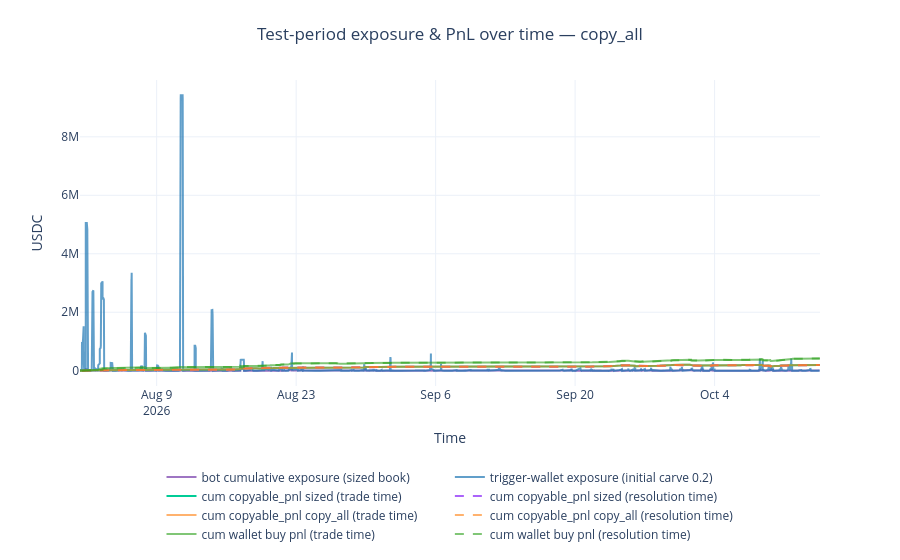

Notebook cell for this chart:
### Markdown cell above
## Test-period exposure & PnL over time

PnL is attributed twice per book: at trade time (`dt`) and at contract resolution time (`last_condition_trade_ts`, resolved contracts only).

The whole stream is already carved by the initial exposure carve (`EXPOSURE_FILTER_FRAC`): candidate BUYs whose per-wallet exposure `position * price` was below the fit-fitted threshold were dropped before metrics / splits.

- **sized**: the headline scheme on the carved candidate test split — run through the budget-aware sim (`qty = alpha_w * copyable_qty_20m_100`, depth-capped by `bucket_avail_copy_qty`).
- **copy_all**: reference = copy every carved candidate BUY at 1x — PnL is the raw `copyable_pnl_20m_100` column over the carved candidate BUYs.
- **wallet buy pnl**: the copy wallets' own realized PnL.

**Exposure** (trigger-wallet reference) is drawn over the same carved book as the sized PnL: exposure = `position * price` on the token, opened when the trade happened (`dt`), closed at contract resolution (`res_ts`).

### Code cell
import plotly.graph_objects as go

test = splits["test"].copy()
test["res_ts"] = pd.to_datetime(test["last_condition_trade_ts"], utc=True, errors="coerce")
test["copy_all_pnl"] = test[PNL_COL]
test["wallet_buy_pnl"] = test["pnl"]

# Sized book = the headline scheme on the candidate test split — the whole
# stream is already carved by the initial exposure carve (EXPOSURE_FILTER_FRAC).
book = splits["test"].copy()
book["res_ts"] = pd.to_datetime(book["last_condition_trade_ts"], utc=True, errors="coerce")
alpha_map = schemes[best_name][1]
book["alpha_w"] = book["wallet"].map(alpha_map).fillna(1.0)

# Run sim to get the taken mask — exposure/qty must respect the budget
res = run_sim(book, alpha_map, pnl_col=PNL_COL, qty_col=QTY_COL,
              group_col="token_group", group_budget=EXPOSURE_BUDGET)
taken_idx = set(res["taken"].values)
book["taken"] = book.index.isin(taken_idx)
book["qty"] = np.clip(book["alpha_w"] * book[QTY_COL], 0.0, book["bucket_avail_copy_qty"])
book["copy_pnl"] = np.where(
    book["taken"],
    book[PNL_COL] / book[QTY_COL].replace(0, np.nan) * book["qty"],
    0.0,
)

print(f"carved book (initial carve {EXPOSURE_FILTER_FRAC:g}): {len(book):,} trades  "
      f"taken {int(book["taken"].sum()):,}  "
      f"sim PnL: {book.loc[book["taken"], "copy_pnl"].sum():,.0f}")

window_end = test["dt"].max()
resolved = test["res_ts"] <= window_end
print(
    f"test trades: {len(test):,}  contracts: {test["condition_id"].nunique():,}  "
    f"resolved by {window_end:%Y-%m-%d}: {int(resolved.sum()):,} trades "
    f"({test.loc[resolved, "condition_id"].nunique():,} contracts)"
)
print(
    f"copy_all {PNL_COL} sum: {test[PNL_COL].sum():,.0f}  "
    f"wallet pnl sum: {test["wallet_buy_pnl"].sum():,.0f}  "
    f"sized sim copy_pnl sum: {book.loc[book["taken"], "copy_pnl"].sum():,.0f}"
)

# Exposure (trigger-wallet reference): the initial-carved book, exposure =
# position * price (EXPOSURE_EXP_COL), opened when the trade happened (dt),
# closed at contract resolution (res_ts, resolved contracts only).
ca_resolved = book["res_ts"] <= window_end
ca_ev = pd.DataFrame({
    "ev_dt": book["dt"],
    "exposure_delta": book[EXPOSURE_EXP_COL],
})
ca_cl = pd.DataFrame({
    "ev_dt": book.loc[ca_resolved, "res_ts"],
    "exposure_delta": -book.loc[ca_resolved, EXPOSURE_EXP_COL],
})
exposure_events = (
    pd.concat([ca_ev, ca_cl], ignore_index=True)
    .sort_values("ev_dt")
    .reset_index(drop=True)
)
exposure_events["exposure"] = exposure_events["exposure_delta"].cumsum()


# Bot cumulative exposure: the sized position on each token (taken qty * price),
# opened at dt, closed at contract resolution (res_ts, resolved contracts only).
bt_resolved = book["taken"] & (book["res_ts"] <= window_end)
bt_ev = pd.DataFrame({
    "ev_dt": book.loc[book["taken"], "dt"],
    "exposure_delta": book.loc[book["taken"], "qty"] * book.loc[book["taken"], "price"],
})
bt_cl = pd.DataFrame({
    "ev_dt": book.loc[bt_resolved, "res_ts"],
    "exposure_delta": -(book.loc[bt_resolved, "qty"] * book.loc[bt_resolved, "price"]),
})
bot_events = (
    pd.concat([bt_ev, bt_cl], ignore_index=True)
    .sort_values("ev_dt")
    .reset_index(drop=True)
)
bot_events["exposure"] = bot_events["exposure_delta"].cumsum()

def _cum_pnl(df, dt_col, pnl_col):
    d = df[[dt_col, pnl_col]].rename(columns={dt_col: "ev_dt", pnl_col: "pnl"})
    d = d.sort_values("ev_dt").reset_index(drop=True)
    d["cum_pnl"] = d["pnl"].cumsum()
    return d

pnl_trade = _cum_pnl(book, "dt", "copy_pnl")
pnl_res = _cum_pnl(book, "res_ts", "copy_pnl")
pnl_copy_all_trade = _cum_pnl(test, "dt", "copy_all_pnl")
pnl_copy_all_res = _cum_pnl(test, "res_ts", "copy_all_pnl")
pnl_wallet_trade = _cum_pnl(test, "dt", "wallet_buy_pnl")
pnl_wallet_res = _cum_pnl(test, "res_ts", "wallet_buy_pnl")

fig = go.Figure()
fig.add_trace(go.Scatter(x=bot_events["ev_dt"], y=bot_events["exposure"], mode="lines",
    name="bot cumulative exposure (sized book)", line=dict(color="rgba(148,103,189,0.9)")))
fig.add_trace(go.Scatter(x=exposure_events["ev_dt"], y=exposure_events["exposure"], mode="lines",
    name=f"trigger-wallet exposure (initial carve {EXPOSURE_FILTER_FRAC:g})", line=dict(color="rgba(31,119,180,0.7)")))
fig.add_trace(go.Scatter(
    x=pnl_trade["ev_dt"], y=pnl_trade["cum_pnl"], mode="lines",
    name=f"cum {PNL_COL} sized (trade time)",
))
fig.add_trace(go.Scatter(
    x=pnl_res["ev_dt"], y=pnl_res["cum_pnl"], mode="lines", line=dict(dash="dash"),
    name=f"cum {PNL_COL} sized (resolution time)",
))
fig.add_trace(go.Scatter(
    x=pnl_copy_all_trade["ev_dt"], y=pnl_copy_all_trade["cum_pnl"], mode="lines",
    name=f"cum {PNL_COL} copy_all (trade time)", line=dict(color="rgba(255,127,14,0.6)"),
))
fig.add_trace(go.Scatter(
    x=pnl_copy_all_res["ev_dt"], y=pnl_copy_all_res["cum_pnl"], mode="lines",
    name=f"cum {PNL_COL} copy_all (resolution time)", line=dict(dash="dash", color="rgba(255,127,14,0.6)"),
))
fig.add_trace(go.Scatter(
    x=pnl_wallet_trade["ev_dt"], y=pnl_wallet_trade["cum_pnl"], mode="lines",
    name="cum wallet buy pnl (trade time)", line=dict(color="rgba(44,160,28,0.6)"),
))
fig.add_trace(go.Scatter(
    x=pnl_wallet_res["ev_dt"], y=pnl_wallet_res["cum_pnl"], mode="lines",
    name="cum wallet buy pnl (resolution time)", line=dict(dash="dash", color="rgba(44,160,28,0.6)"),
))
fig.update_layout(
    title=dict(text=f"Test-period exposure & PnL over time — {best_name}", x=0.5),
    xaxis_title="Time",
    yaxis_title="USDC",
    template="plotly_white",
    margin=dict(t=80, b=110),
    legend=dict(
        orientation="h",
        yanchor="top",
        y=-0.25,
        xanchor="center",
        x=0.5,
    ),
)
fig.show()

### Figure 1 — Plotly figure (JSON) as saved in the notebook; plotly's stock layout.template omitted (floating-point values rounded to 4 significant figures; data arrays with more than 128 entries replaced by an {"elided": "..."} marker saying what was removed)
{"data": [{"line": {"color": "rgba(148,103,189,0.9)"}, "mode": "lines", "name": "bot cumulative exposure (sized book)", "type": "scatter", "x": {"elided": "5479 str values"}, "y": {"elided": "5479 float values"}}, {"line": {"color": "rgba(31,119,180,0.7)"}, "mode": "lines", "name": "trigger-wallet exposure (initial carve 0.2)", "type": "scatter", "x": {"elided": "6381 str values"}, "y": {"elided": "6381 float values"}}, {"mode": "lines", "name": "cum copyable_pnl sized (trade time)", "type": "scatter", "x": {"elided": "3194 str values"}, "y": {"elided": "3194 float values"}}, {"line": {"dash": "dash"}, "mode": "lines", "name": "cum copyable_pnl sized (resolution time)", "type": "scatter", "x": {"elided": "3194 str values"}, "y": {"elided": "3194 float values"}}, {"line": {"color": "rgba(255,127,14,0.6)"}, "mode": "lines", "name": "cum copyable_pnl copy_all (trade time)", "type": "scatter", "x": {"elided": "3194 str values"}, "y": {"elided": "3194 float values"}}, {"line": {"color": "rgba(255,127,14,0.6)", "dash": "dash"}, "mode": "lines", "name": "cum copyable_pnl copy_all (resolution time)", "type": "scatter", "x": {"elided": "3194 str values"}, "y": {"elided": "3194 float values"}}, {"line": {"color": "rgba(44,160,28,0.6)"}, "mode": "lines", "name": "cum wallet buy pnl (trade time)", "type": "scatter", "x": {"elided": "3194 str values"}, "y": {"elided": "3194 float values"}}, {"line": {"color": "rgba(44,160,28,0.6)", "dash": "dash"}, "mode": "lines", "name": "cum wallet buy pnl (resolution time)", "type": "scatter", "x": {"elided": "3194 str values"}, "y": {"elided": "3194 float values"}}], "layout": {"legend": {"orientation": "h", "x": 0.5, "xanchor": "center", "y": -0.25, "yanchor": "top"}, "margin": {"b": 110, "t": 80}, "title": {"text": "Test-period exposure & PnL over time — copy_all", "x": 0.5}, "xaxis": {"title": {"text": "Time"}}, "yaxis": {"title": {"text": "USDC"}}}}
